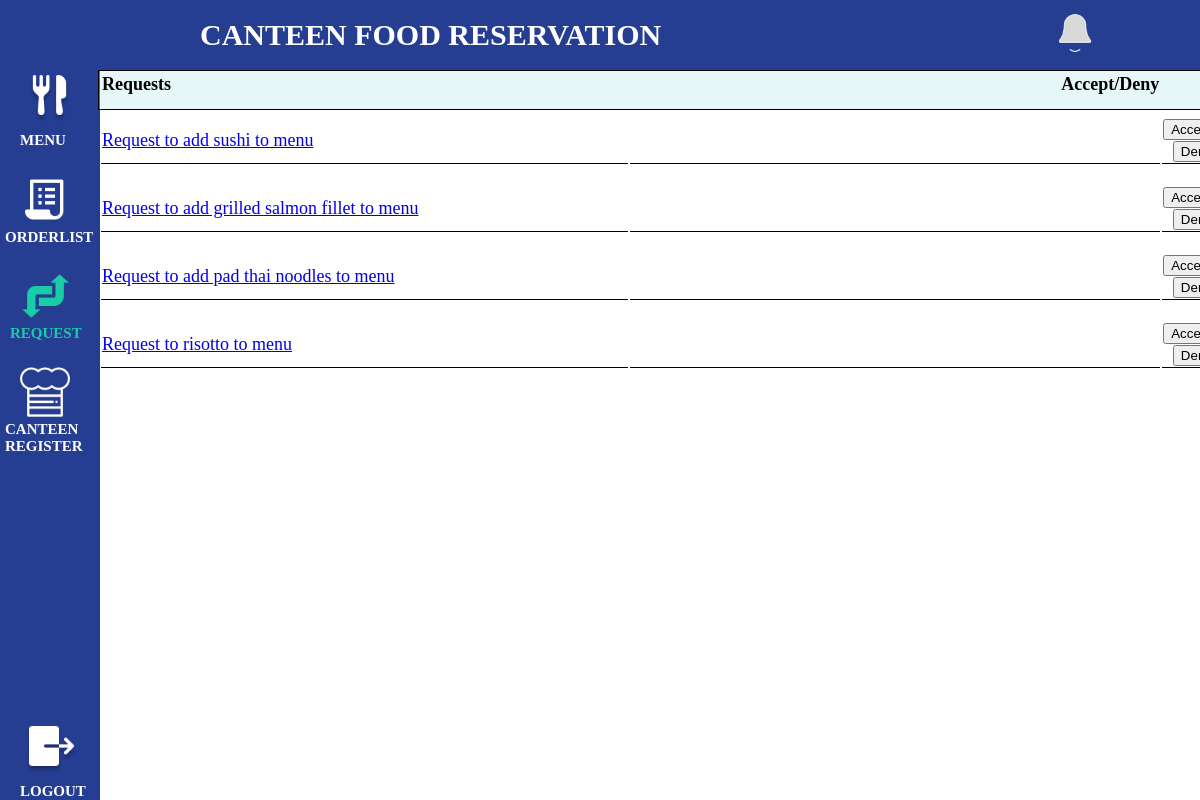
The page /admin-request (signed in) on the database its author committed.
### practice/models.py (models this page shows)
class Request(models.Model):
    id = models.AutoField(auto_created=True, primary_key=True, serialize=False, verbose_name='ID')
    RequestFood_Name = models.CharField('Request Food Name', max_length=50)
    RequestFood_Price = models.DecimalField('Request Food Price',max_digits=4, decimal_places=2)
    RequestIngredient_List = models.TextField('Request Ingredient List', max_length=100)
    RequestFood_Description = models.TextField('Request Food Description', max_length=200)
    Request_Title = models.CharField('Request Title', max_length=50)

### practice/views.py (the view, shortened to what this page needs)
# urls.py: path('admin-request', views.request_list, name='admin-request'),
@user_passes_test(is_superuser, login_url='login')
def request_list(request):
    print(f"Method: {request.method}")
    requests = Request.objects.all()
    return render(request, 'admin-request.html', {'requests': requests})

### practice/views.py (called while the page is built)
def is_superuser(user):
    return user.is_authenticated and user.is_superuser

### practice/templates/admin-request.html (shortened to what this page needs)
<!DOCTYPE html>
{% load static %}
<html>
<head>
    <link rel="stylesheet" href="{% static 'css/admin-request.css' %}">
</head>
<body>
    <header>
        <h1>CANTEEN FOOD RESERVATION</h1>
        <a href="#"><img src="{% static 'image/bell.png' %}" alt="logo" id="notif"></a>
    </header>
    <nav>
        <a href="{% url 'admin-menu' %}" class ="menu"><img src="{% static 'image/Menu.png' %}">MENU</a>
        <a href="{% url 'admin-orderlist' %}" class="orderlist"><img src="{% static 'image/Order.png' %}">ORDERLIST</a>
        <a href="{% url 'admin-request' %}" class="request"><img src="{% static 'image/Change Select.png' %}">REQUEST</a>
        <a href="{% url 'worker_register' %}" class="canteen"><img src="{% static 'image/canteen.png' %}">CANTEEN REGISTER</a>
        <a href="{% url 'logout' %}" class="logout" id="logout"><img src="{% static 'image/Logout.png' %}">LOGOUT</a>
    </nav>
    <main>
        <div>
        <table id="request-top">
            <th class="th1">Requests</th>
            <th class="th2">Accept/Deny</th>
            <tr>
            {% for request in requests %}
            <td class="requestTitle"><a href="{% url 'request_details' request.id %}">{{ request.Request_Title }}</a><td>
                <td class="requestForm">
                <form method="POST" action="">
                    <button type="submit" name="action" value="accept">Accept</button>
                    <button type="submit" name="action" value="deny">Deny</button>
                </form>
            </td>
            </tr>
            {% endfor %}
        </table>
    </main>
</body>
</html>

### practice/static/css/admin-request.css (style rules this page uses)
nav { width: 100px; height: 100vh; top:0; left:0; position: fixed; float: left; background: #263E92; }
header { width: 100%; height: 70px; background: #263E92; position: fixed; top: 0; left: 0; display: flex; align-items: center; justify-content: space-between; z-index: 3; }
h1 { color: #FFF; text-align: left; position: relative; font-family: Quicksand; font-size: 30px; font-style: normal; font-weight: 500; line-height: normal; text-transform: uppercase; font-weight: bold; margin-left: 200px; }
header img { height: 50px; width: 50px; margin-right: 100px; }
nav { display: flex; flex-direction: column; }
.logout { margin-top: auto; text-decoration: none; margin-left: 20px; color: #FFF; font-family: Quicksand; font-size: 15px; font-style: normal; font-weight: 500; line-height: normal; text-transform: uppercase; font-weight: bold; }
.menu { text-decoration: none; margin-top: 70px; margin-left: 20px; color: #FFF; font-family: Quicksand; font-size: 15px; font-style: normal; font-weight: 500; line-height: normal; text-transform: uppercase; font-weight: bold; }
.menu img { float: center; }
.orderlist { text-decoration: none; margin-top: 25px; margin-left: 5px; color: #FFF; font-family: Quicksand; font-size: 15px; font-style: normal; font-weight: 500; line-height: normal; text-transform: uppercase; font-weight: bold; }
.orderlist img { float: center; margin-left: 15px; }
.request { text-decoration: none; margin-top: 25px; margin-left: 10px; color: #18CDA3; font-family: Quicksand; font-size: 15px; font-style: normal; font-weight: 500; line-height: normal; text-transform: uppercase; font-weight: bold; }
.request img { float: center; margin-left: 10px; }
.canteen { text-decoration: none; margin-top: 25px; margin-left: 5px; color: #FFF; font-family: Quicksand; font-size: 15px; font-style: normal; font-weight: 500; line-height: normal; text-transform: uppercase; font-weight: bold; }
.canteen img { float: center; margin-left: 15px; width: 50px; height: 50px; color: #FFF; }
main { margin-top: 70px; }
#request-top { display: flex; flex-direction: row; position: relative; top: 0%; left: 90px; width: 95.1%; height: 5vh; border: 1px solid #000; justify-content: top; font-size: 18px; z-index: 1; justify-content: space-between; background-color: rgba(175, 229, 233, 0.30); }
td { padding-top: 20px; border-bottom: 1px solid #000; }
.th1 { width: 50vw; text-align: left; }
.th2 { width: 50vw; text-align: right; }
.requestForm { justify-self: unset; align-items: right; text-align: right; }
.requestTitle { justify-self: unset; align-items: left; text-align: left; }

### rows shown on the page
Request: Request_Title "Request to add sushi to menu"
Request: Request_Title "Request to add grilled salmon fillet to menu"
Request: Request_Title "Request to add pad thai noodles to menu"
Request: Request_Title "Request to risotto to menu"
